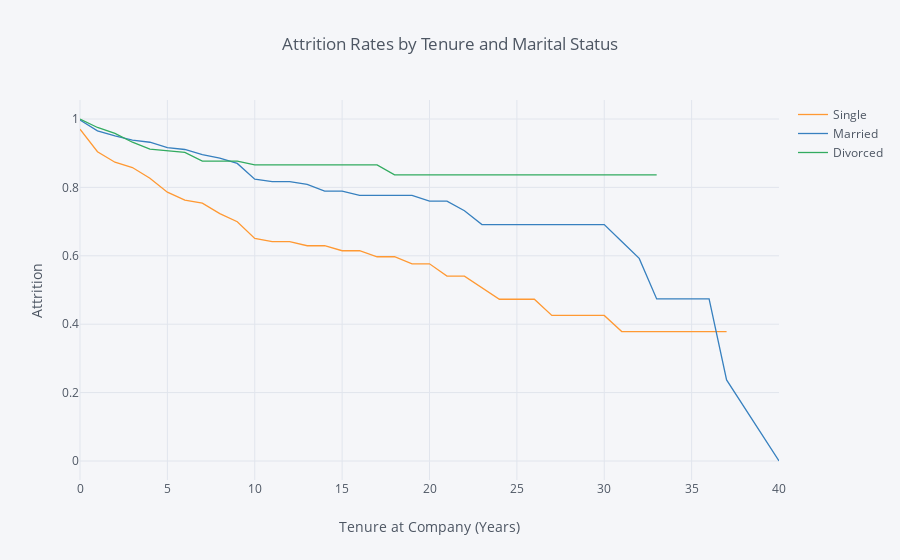

Write notebook code for a chart like this one.
### Markdown cell above
## 4. Let's switch to looking at retention rates from another demographic perspective: marital status. Generate and plot survival curves for the different marital statuses by number of years at the company.

### Code cell
rates = survival(data, 'MaritalStatus', 'YearsAtCompany', 'Attrition')

rates.iplot(kind='line', xTitle='Tenure at Company (Years)', yTitle='Attrition',
            title='Attrition Rates by Tenure and Marital Status')

### Figure 1 — Plotly figure (JSON) as saved in the notebook; plotly's stock layout.template omitted (floating-point values rounded to 4 significant figures)
{"data": [{"line": {"color": "rgba(255, 153, 51, 1.0)", "dash": "solid", "shape": "linear", "width": 1.3}, "mode": "lines", "name": "Single", "text": "", "type": "scatter", "uid": "f09f8b8b-bbee-458b-bfae-092f5f516d01", "x": [0, 1, 2, 3, 4, 5, 6, 7, 8, 9, 10, 11, 12, 13, 14, 15, 16, 17, 18, 19, 20, 21, 22, 23, 24, 25, 26, 27, 29, 30, 31, 32, 33, 34, 36, 37, 40], "y": [0.9702, 0.9044, 0.8736, 0.8581, 0.8268, 0.7861, 0.7628, 0.754, 0.7234, 0.6997, 0.6507, 0.6413, 0.6413, 0.6294, 0.6294, 0.6148, 0.6148, 0.5972, 0.5972, 0.5766, 0.5766, 0.5406, 0.5406, 0.5068, 0.473, 0.473, 0.473, 0.4257, 0.4257, 0.4257, 0.3784, 0.3784, 0.3784, 0.3784, 0.3784, 0.3784, ""]}, {"line": {"color": "rgba(55, 128, 191, 1.0)", "dash": "solid", "shape": "linear", "width": 1.3}, "mode": "lines", "name": "Married", "text": "", "type": "scatter", "uid": "35a0e743-a6d7-43cf-b811-0e3dcc61e960", "x": [0, 1, 2, 3, 4, 5, 6, 7, 8, 9, 10, 11, 12, 13, 14, 15, 16, 17, 18, 19, 20, 21, 22, 23, 24, 25, 26, 27, 29, 30, 31, 32, 33, 34, 36, 37, 40], "y": [0.997, 0.9654, 0.9506, 0.9381, 0.932, 0.9164, 0.9109, 0.8958, 0.8858, 0.8702, 0.8239, 0.817, 0.817, 0.8086, 0.7894, 0.7894, 0.7768, 0.7768, 0.7768, 0.7768, 0.7599, 0.7599, 0.7318, 0.6911, 0.6911, 0.6911, 0.6911, 0.6911, 0.6911, 0.6911, 0.6418, 0.5924, 0.4739, 0.4739, 0.4739, 0.237, 0]}, {"line": {"color": "rgba(50, 171, 96, 1.0)", "dash": "solid", "shape": "linear", "width": 1.3}, "mode": "lines", "name": "Divorced", "text": "", "type": "scatter", "uid": "e39a6ddb-0d3a-4d20-8c91-173e29e53cde", "x": [0, 1, 2, 3, 4, 5, 6, 7, 8, 9, 10, 11, 12, 13, 14, 15, 16, 17, 18, 19, 20, 21, 22, 23, 24, 25, 26, 27, 29, 30, 31, 32, 33, 34, 36, 37, 40], "y": [1, 0.9752, 0.9581, 0.9321, 0.9122, 0.9078, 0.9021, 0.8769, 0.8769, 0.8769, 0.8657, 0.8657, 0.8657, 0.8657, 0.8657, 0.8657, 0.8657, 0.8657, 0.8368, 0.8368, 0.8368, 0.8368, 0.8368, 0.8368, 0.8368, 0.8368, 0.8368, 0.8368, 0.8368, 0.8368, 0.8368, 0.8368, 0.8368, "", "", "", ""]}], "layout": {"legend": {"bgcolor": "#F5F6F9", "font": {"color": "#4D5663"}}, "paper_bgcolor": "#F5F6F9", "plot_bgcolor": "#F5F6F9", "title": {"font": {"color": "#4D5663"}, "text": "Attrition Rates by Tenure and Marital Status"}, "xaxis": {"gridcolor": "#E1E5ED", "showgrid": true, "tickfont": {"color": "#4D5663"}, "title": {"font": {"color": "#4D5663"}, "text": "Tenure at Company (Years)"}, "zerolinecolor": "#E1E5ED"}, "yaxis": {"gridcolor": "#E1E5ED", "showgrid": true, "tickfont": {"color": "#4D5663"}, "title": {"font": {"color": "#4D5663"}, "text": "Attrition"}, "zerolinecolor": "#E1E5ED"}}}
